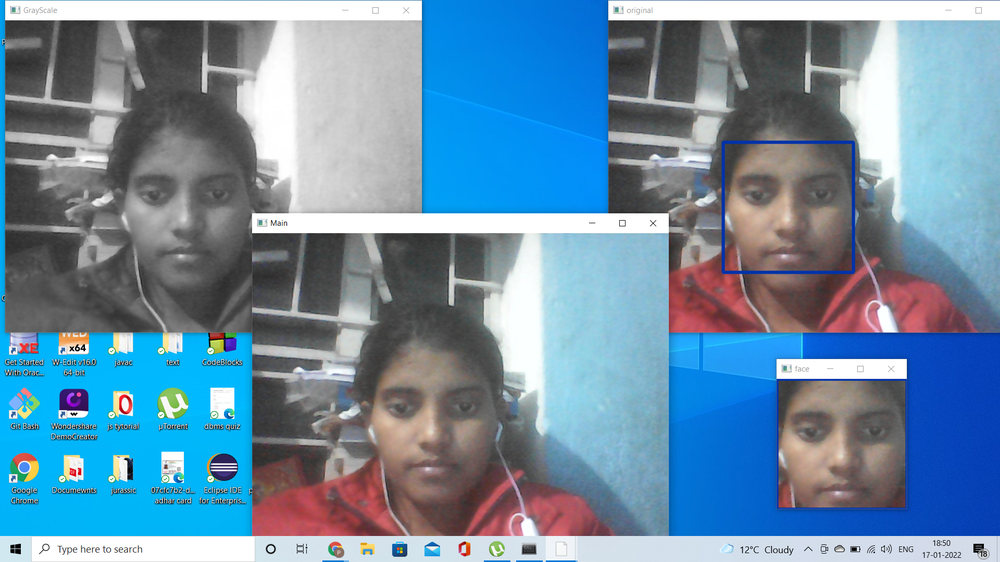
#> input picture face detection _web cam/gary_image.png, 1000 x 562 px, shrunk from 1920 x 1080 before the run, given in place of the camera
$ jupyter execute EDGE_DETECTION.ipynb   (text cells are left out)
#> lines starting #> are read from the running program, lines starting #| are printed output that depends on the picture
[cell 1]
import cv2 as cv

[cell 2]
camera = cv.VideoCapture(1)
while True:
    _,img = camera.read()
#> img is the input picture: shape (562, 1000, 3); mean B, G, R 165.1, 141.1, 110
    img = cv.flip(img,1)
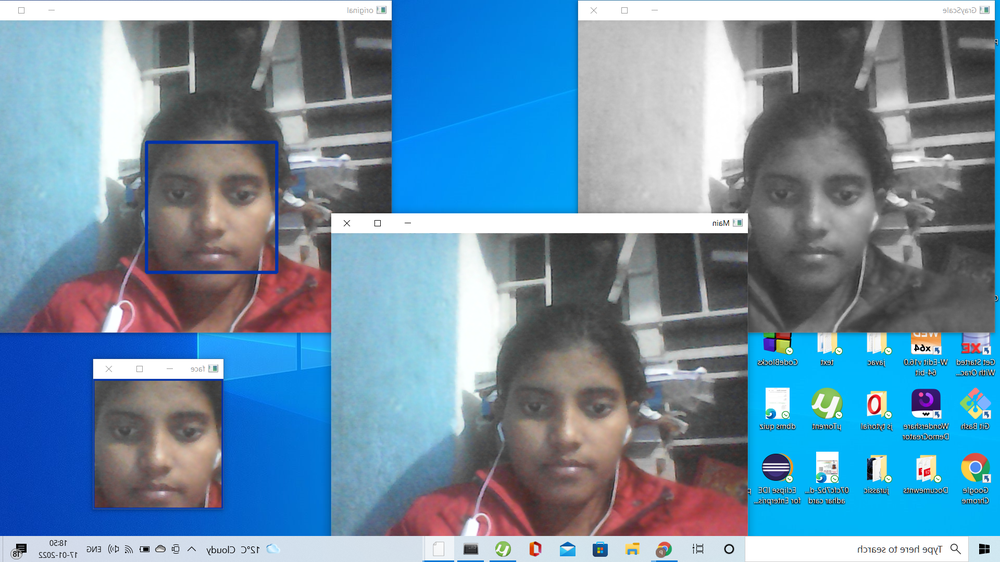
#> img: shape (562, 1000, 3); mean B, G, R 165.1, 141.1, 110
    gray = cv.cvtColor(img, cv.COLOR_RGB2GRAY)
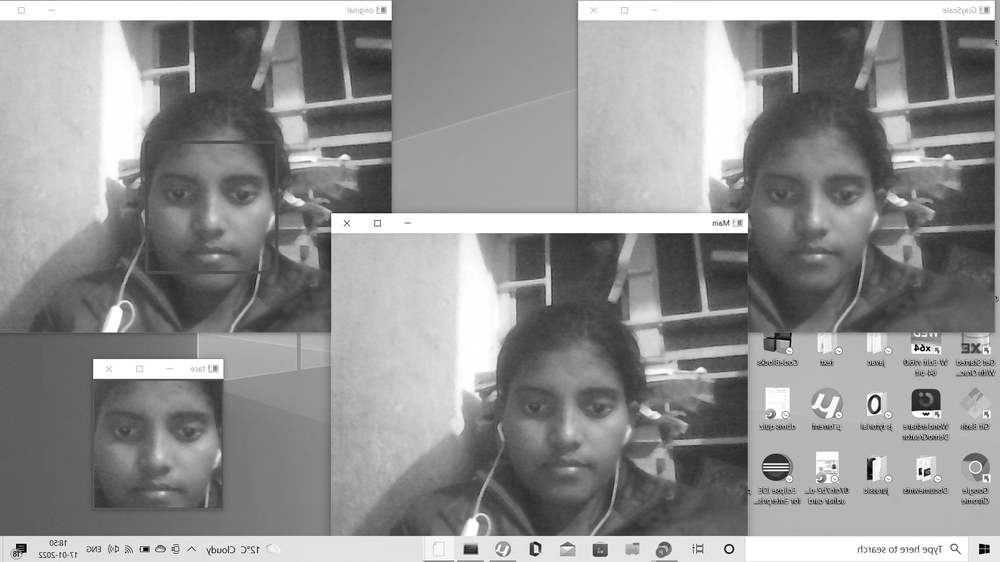
#> gray: shape (562, 1000); min 0, max 255, mean 144.7

    blur = cv.blur(gray,(5,5)) #blur image
    canny = cv.Canny(blur,50,100) #we are having sharp images,some noise to remove this pass the blurr image
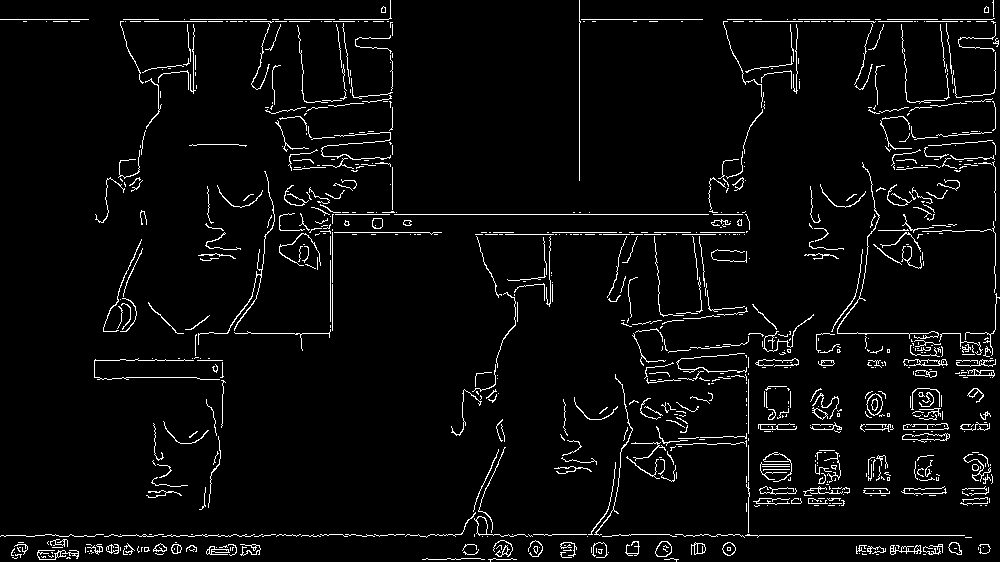
#> canny: shape (562, 1000); 4.2% white in thin lines or dots
    cv.imshow('originalframe',img )
    cv.imshow("canny",canny)
    cv.imshow("gray",gray)
    cv.imshow("blurr",blur)

    key = cv.waitKey(30)
#> (key Esc is pressed here)
    if(key == 27):
        break
camera.release()

$ run again, on face detection _web cam/facedec_crop.png
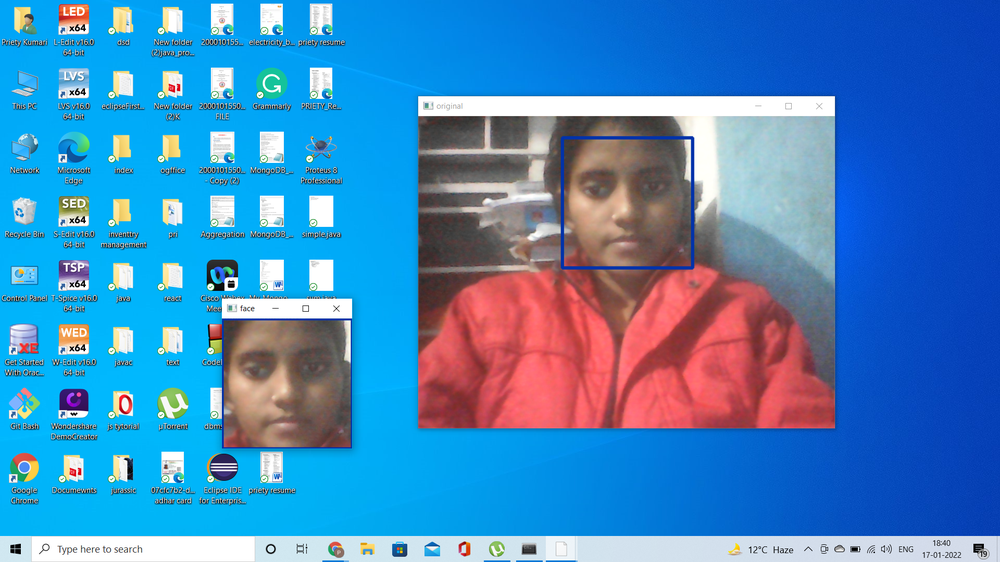
#> input picture face detection _web cam/facedec_crop.png, 1000 x 562 px, shrunk from 1920 x 1080 before the run, given in place of the camera
#> img is the input picture: shape (562, 1000, 3); mean B, G, R 191.3, 135.1, 69.9
#> `gray = cv.cvtColor(img, cv.COLOR_RGB2GRAY)`:
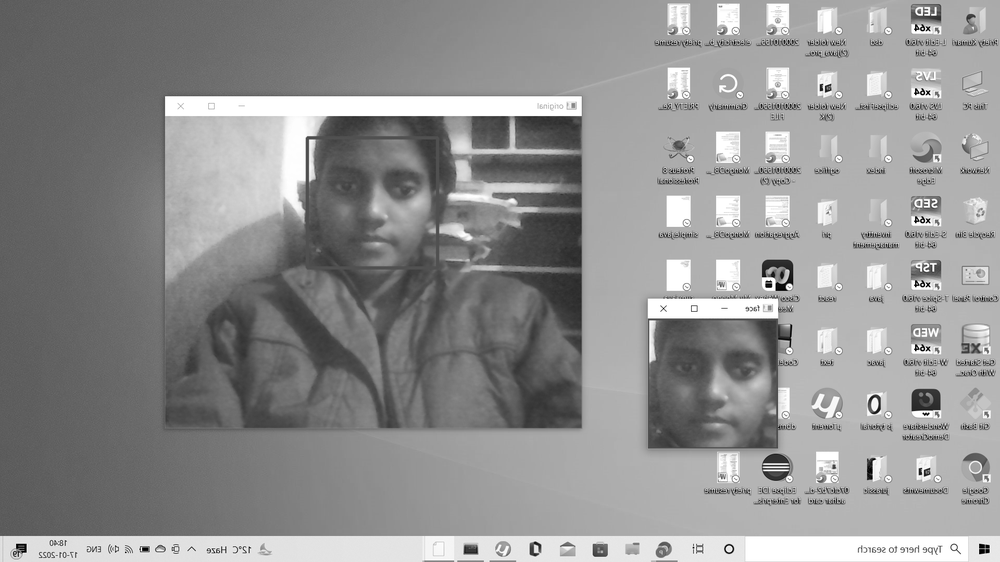
#> gray: shape (562, 1000); min 0, max 255, mean 144.5
#> `canny = cv.Canny(blur,50,100)`:
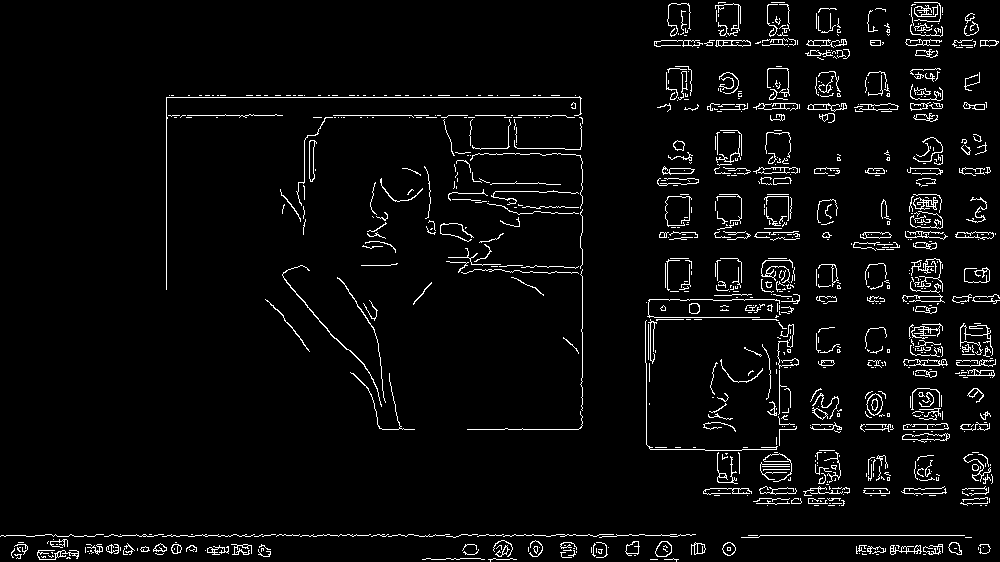
#> canny: shape (562, 1000); 4.2% white in thin lines or dots

$ run again, on face detection _web cam/hue+rgb.png
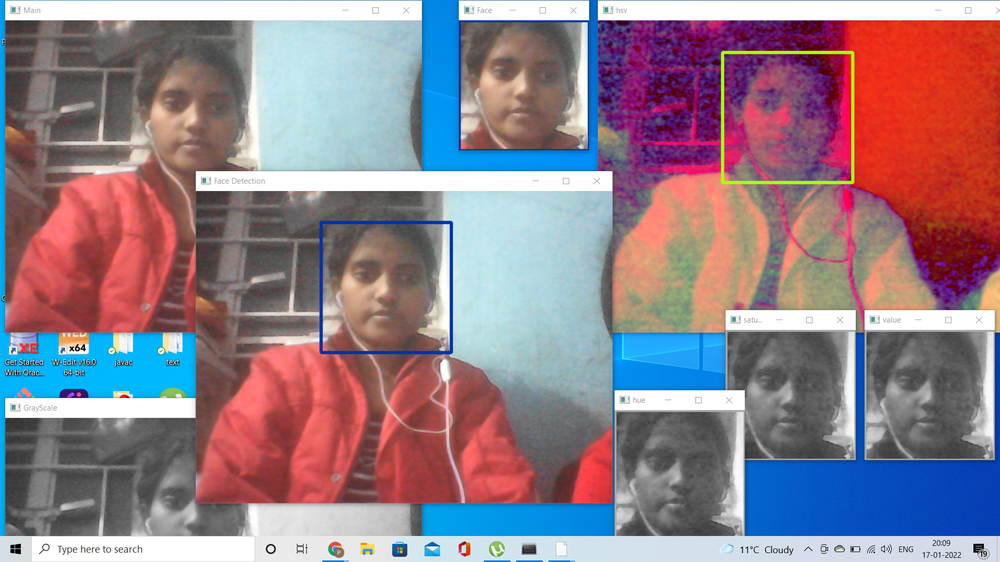
#> input picture face detection _web cam/hue+rgb.png, 1000 x 562 px, shrunk from 1920 x 1080 before the run, given in place of the camera
#> img is the input picture: shape (562, 1000, 3); mean B, G, R 137.5, 126.7, 145.4
#> `gray = cv.cvtColor(img, cv.COLOR_RGB2GRAY)`:
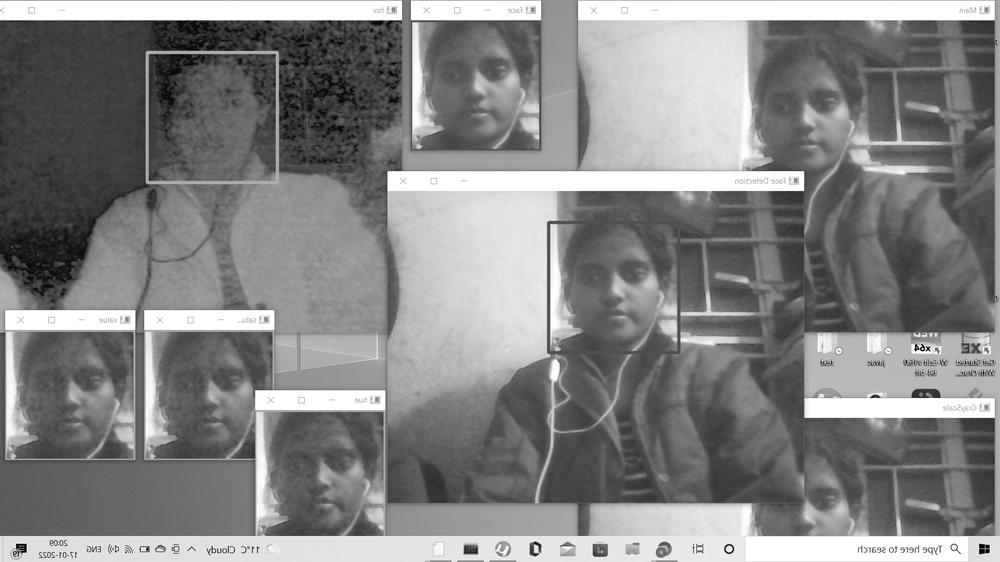
#> gray: shape (562, 1000); min 0, max 255, mean 132
#> `canny = cv.Canny(blur,50,100)`:
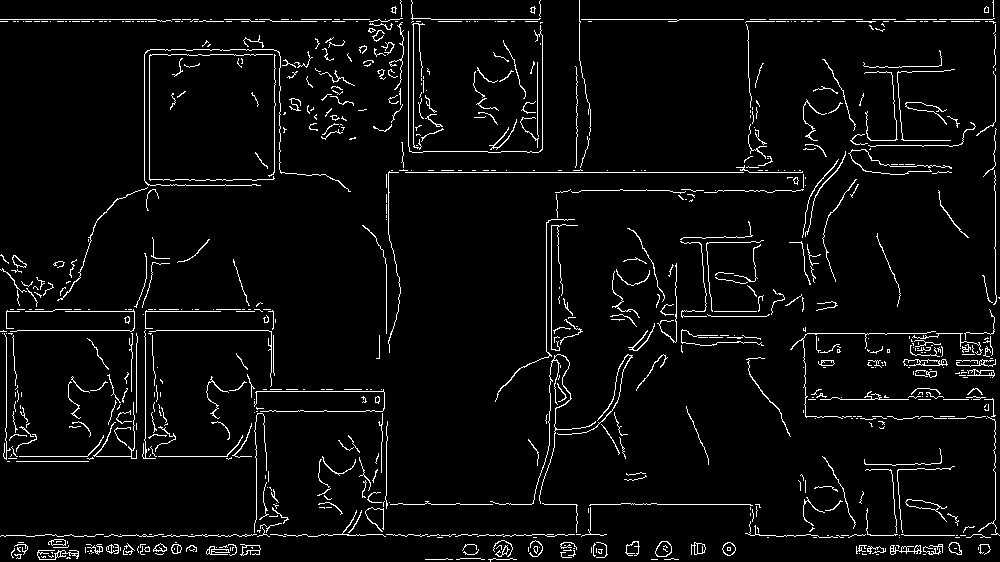
#> canny: shape (562, 1000); 4.4% white in thin lines or dots
